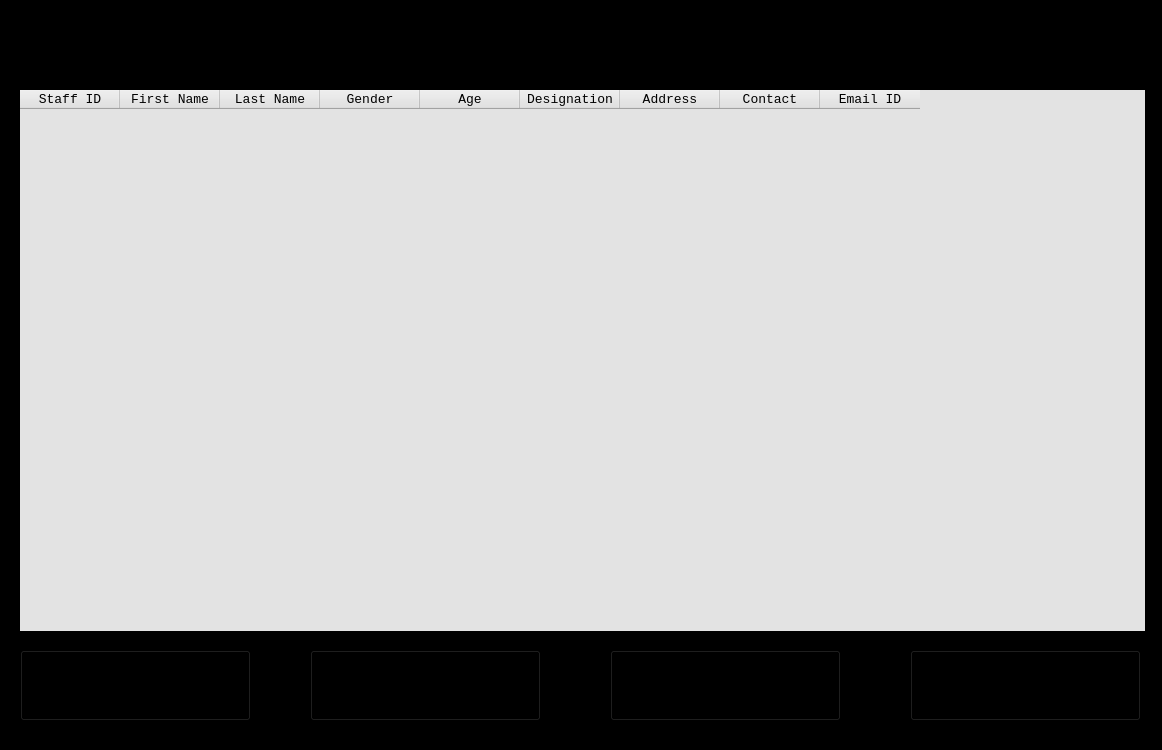
<?xml version="1.0" encoding="UTF-8"?>
<ui version="4.0">
 <class>Manage_Staff</class>
 <widget class="QMainWindow" name="Manage_Staff">
  <property name="geometry">
   <rect>
    <x>0</x>
    <y>0</y>
    <width>1162</width>
    <height>750</height>
   </rect>
  </property>
  <property name="sizePolicy">
   <sizepolicy hsizetype="Fixed" vsizetype="Fixed">
    <horstretch>0</horstretch>
    <verstretch>0</verstretch>
   </sizepolicy>
  </property>
  <property name="minimumSize">
   <size>
    <width>1162</width>
    <height>750</height>
   </size>
  </property>
  <property name="maximumSize">
   <size>
    <width>1162</width>
    <height>750</height>
   </size>
  </property>
  <property name="font">
   <font>
    <family>Consolas</family>
    <pointsize>10</pointsize>
   </font>
  </property>
  <property name="windowTitle">
   <string>Manage Staff</string>
  </property>
  <property name="windowIcon">
   <iconset resource="QRC_FILES/Staff/MANAGE_STAFF.qrc">
    <normaloff>:/PIC/Pictures/Main_logo.jpg</normaloff>:/PIC/Pictures/Main_logo.jpg</iconset>
  </property>
  <property name="styleSheet">
   <string notr="true">background-color: rgb(0, 0, 0);</string>
  </property>
  <widget class="QWidget" name="centralwidget">
   <widget class="QTableWidget" name="tableWidget">
    <property name="geometry">
     <rect>
      <x>20</x>
      <y>90</y>
      <width>1125</width>
      <height>541</height>
     </rect>
    </property>
    <property name="styleSheet">
     <string notr="true">background-color: rgb(227, 227, 227);</string>
    </property>
    <property name="frameShape">
     <enum>QFrame::NoFrame</enum>
    </property>
    <property name="frameShadow">
     <enum>QFrame::Plain</enum>
    </property>
    <property name="horizontalScrollBarPolicy">
     <enum>Qt::ScrollBarAsNeeded</enum>
    </property>
    <property name="gridStyle">
     <enum>Qt::SolidLine</enum>
    </property>
    <property name="columnCount">
     <number>9</number>
    </property>
    <column>
     <property name="text">
      <string>Staff ID</string>
     </property>
     <property name="font">
      <font>
       <family>Consolas</family>
       <pointsize>10</pointsize>
      </font>
     </property>
    </column>
    <column>
     <property name="text">
      <string>First Name</string>
     </property>
     <property name="font">
      <font>
       <family>Consolas</family>
       <pointsize>10</pointsize>
      </font>
     </property>
    </column>
    <column>
     <property name="text">
      <string>Last Name</string>
     </property>
     <property name="font">
      <font>
       <family>Consolas</family>
       <pointsize>10</pointsize>
      </font>
     </property>
    </column>
    <column>
     <property name="text">
      <string>Gender</string>
     </property>
     <property name="font">
      <font>
       <family>Consolas</family>
       <pointsize>10</pointsize>
      </font>
     </property>
    </column>
    <column>
     <property name="text">
      <string>Age</string>
     </property>
     <property name="font">
      <font>
       <family>Consolas</family>
       <pointsize>10</pointsize>
      </font>
     </property>
    </column>
    <column>
     <property name="text">
      <string>Designation</string>
     </property>
     <property name="font">
      <font>
       <family>Consolas</family>
       <pointsize>10</pointsize>
      </font>
     </property>
    </column>
    <column>
     <property name="text">
      <string>Address</string>
     </property>
     <property name="font">
      <font>
       <family>Consolas</family>
       <pointsize>10</pointsize>
      </font>
     </property>
    </column>
    <column>
     <property name="text">
      <string>Contact</string>
     </property>
     <property name="font">
      <font>
       <family>Consolas</family>
       <pointsize>10</pointsize>
      </font>
     </property>
    </column>
    <column>
     <property name="text">
      <string>Email ID</string>
     </property>
     <property name="font">
      <font>
       <family>Consolas</family>
       <pointsize>10</pointsize>
      </font>
     </property>
    </column>
   </widget>
   <widget class="QPushButton" name="pushButton">
    <property name="geometry">
     <rect>
      <x>20</x>
      <y>650</y>
      <width>231</width>
      <height>71</height>
     </rect>
    </property>
    <property name="font">
     <font>
      <family>Consolas</family>
      <pointsize>10</pointsize>
     </font>
    </property>
    <property name="focusPolicy">
     <enum>Qt::TabFocus</enum>
    </property>
    <property name="styleSheet">
     <string notr="true">background-image: url(:/PIC/Pictures/BG.jpg);</string>
    </property>
    <property name="text">
     <string>Add New Staff(s)</string>
    </property>
    <property name="default">
     <bool>false</bool>
    </property>
    <property name="flat">
     <bool>false</bool>
    </property>
   </widget>
   <widget class="QLineEdit" name="lineEdit">
    <property name="geometry">
     <rect>
      <x>20</x>
      <y>40</y>
      <width>1125</width>
      <height>31</height>
     </rect>
    </property>
    <property name="sizePolicy">
     <sizepolicy hsizetype="Fixed" vsizetype="Fixed">
      <horstretch>0</horstretch>
      <verstretch>0</verstretch>
     </sizepolicy>
    </property>
    <property name="font">
     <font>
      <family>Consolas</family>
      <pointsize>10</pointsize>
     </font>
    </property>
    <property name="focusPolicy">
     <enum>Qt::StrongFocus</enum>
    </property>
    <property name="styleSheet">
     <string notr="true">background-image: url(:/PIC/Pictures/TB_PIC.png);</string>
    </property>
    <property name="inputMethodHints">
     <set>Qt::ImhPreferLowercase|Qt::ImhPreferNumbers|Qt::ImhPreferUppercase|Qt::ImhSensitiveData</set>
    </property>
    <property name="frame">
     <bool>false</bool>
    </property>
    <property name="placeholderText">
     <string/>
    </property>
    <property name="clearButtonEnabled">
     <bool>false</bool>
    </property>
   </widget>
   <widget class="QPushButton" name="pushButton_3">
    <property name="geometry">
     <rect>
      <x>610</x>
      <y>650</y>
      <width>231</width>
      <height>71</height>
     </rect>
    </property>
    <property name="font">
     <font>
      <family>Consolas</family>
      <pointsize>9</pointsize>
     </font>
    </property>
    <property name="focusPolicy">
     <enum>Qt::TabFocus</enum>
    </property>
    <property name="styleSheet">
     <string notr="true">background-image: url(:/PIC/Pictures/BG.jpg);</string>
    </property>
    <property name="text">
     <string>Delete Selected Staff</string>
    </property>
    <property name="default">
     <bool>false</bool>
    </property>
    <property name="flat">
     <bool>false</bool>
    </property>
   </widget>
   <widget class="QPushButton" name="pushButton_4">
    <property name="geometry">
     <rect>
      <x>910</x>
      <y>650</y>
      <width>231</width>
      <height>71</height>
     </rect>
    </property>
    <property name="font">
     <font>
      <family>Consolas</family>
      <pointsize>10</pointsize>
     </font>
    </property>
    <property name="focusPolicy">
     <enum>Qt::TabFocus</enum>
    </property>
    <property name="styleSheet">
     <string notr="true">background-image: url(:/PIC/Pictures/BG.jpg);</string>
    </property>
    <property name="text">
     <string>Print List</string>
    </property>
    <property name="default">
     <bool>false</bool>
    </property>
    <property name="flat">
     <bool>false</bool>
    </property>
   </widget>
   <widget class="QPushButton" name="pushButton_2">
    <property name="geometry">
     <rect>
      <x>310</x>
      <y>650</y>
      <width>231</width>
      <height>71</height>
     </rect>
    </property>
    <property name="sizePolicy">
     <sizepolicy hsizetype="Fixed" vsizetype="Fixed">
      <horstretch>0</horstretch>
      <verstretch>0</verstretch>
     </sizepolicy>
    </property>
    <property name="font">
     <font>
      <family>Consolas</family>
      <pointsize>10</pointsize>
     </font>
    </property>
    <property name="focusPolicy">
     <enum>Qt::TabFocus</enum>
    </property>
    <property name="styleSheet">
     <string notr="true">background-image: url(:/PIC/Pictures/BG.jpg);</string>
    </property>
    <property name="text">
     <string>Refresh List</string>
    </property>
    <property name="default">
     <bool>false</bool>
    </property>
    <property name="flat">
     <bool>false</bool>
    </property>
   </widget>
  </widget>
 </widget>
 <resources>
  <include location="QRC_FILES/Staff/MANAGE_STAFF.qrc"/>
  <include location="QRC_FILES/Staff/MANAGE_STAFF_TB_BG.qrc"/>
  <include location="QRC_FILES/Staff/MANAGE_STAFF_B.qrc"/>
 </resources>
 <connections/>
</ui>
